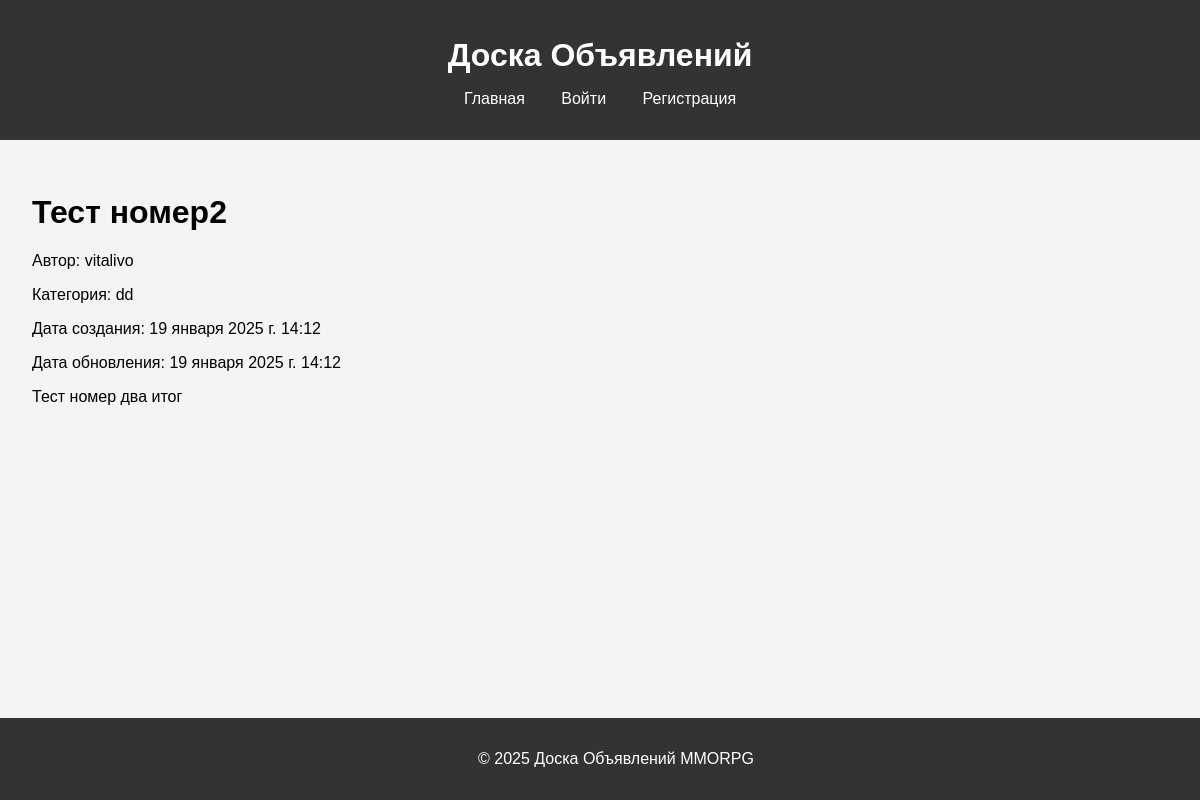
/board/2, run on the app's committed database.
### board/models.py (models this page shows, shortened)
class Post(models.Model):
    title = models.CharField(max_length=200, verbose_name='Заголовок')  # Заголовок объявления
    content_text = RichTextField(verbose_name='Контент')  # Используем RichTextField для медиа-контента
    category = models.CharField(max_length=20, choices=CATEGORY_CHOICES, verbose_name='Категория')  # Категория объявления
    user = models.ForeignKey(User, on_delete=models.CASCADE, verbose_name='Пользователь')  # Автор объявления
    created_at = models.DateTimeField(auto_now_add=True, verbose_name='Создано')  # Дата и время создания объявления
    updated_at = models.DateTimeField(auto_now=True, verbose_name='Обновлено')  # Дата и время последнего обновления объявления

### board/views.py (the view)
# urls.py: path('<int:pk>', PostDetailView.as_view(), name='post-detail'),
class PostDetailView(DetailView):
    model = Post
    template_name = 'board/post_detail.html'
    context_object_name = 'post'

### templates/board/post_detail.html
{% extends 'base.html' %}
{% load static %}
{% block content %}
    <h1>{{ post.title }}</h1>
    <p>Автор: {{ post.user.username }}</p>
    <p>Категория: {{ post.category }}</p>
    <p>Дата создания: {{ post.created_at }}</p>
    <p>Дата обновления: {{ post.updated_at }}</p>
    <p>{{ post.content_text|safe }}</p>
{% endblock %}

### static/css/styles.css (style rules this page uses)
body { font-family: Arial, sans-serif; margin: 0; padding: 0; background-color: #f4f4f4; }

### data on the page
Post: title "Тест номер2", user.username "vitalivo", category "dd", created_at "19 января 2025 г. 14:12", updated_at "19 января 2025 г. 14:12", content_text "Тест номер два итог"
